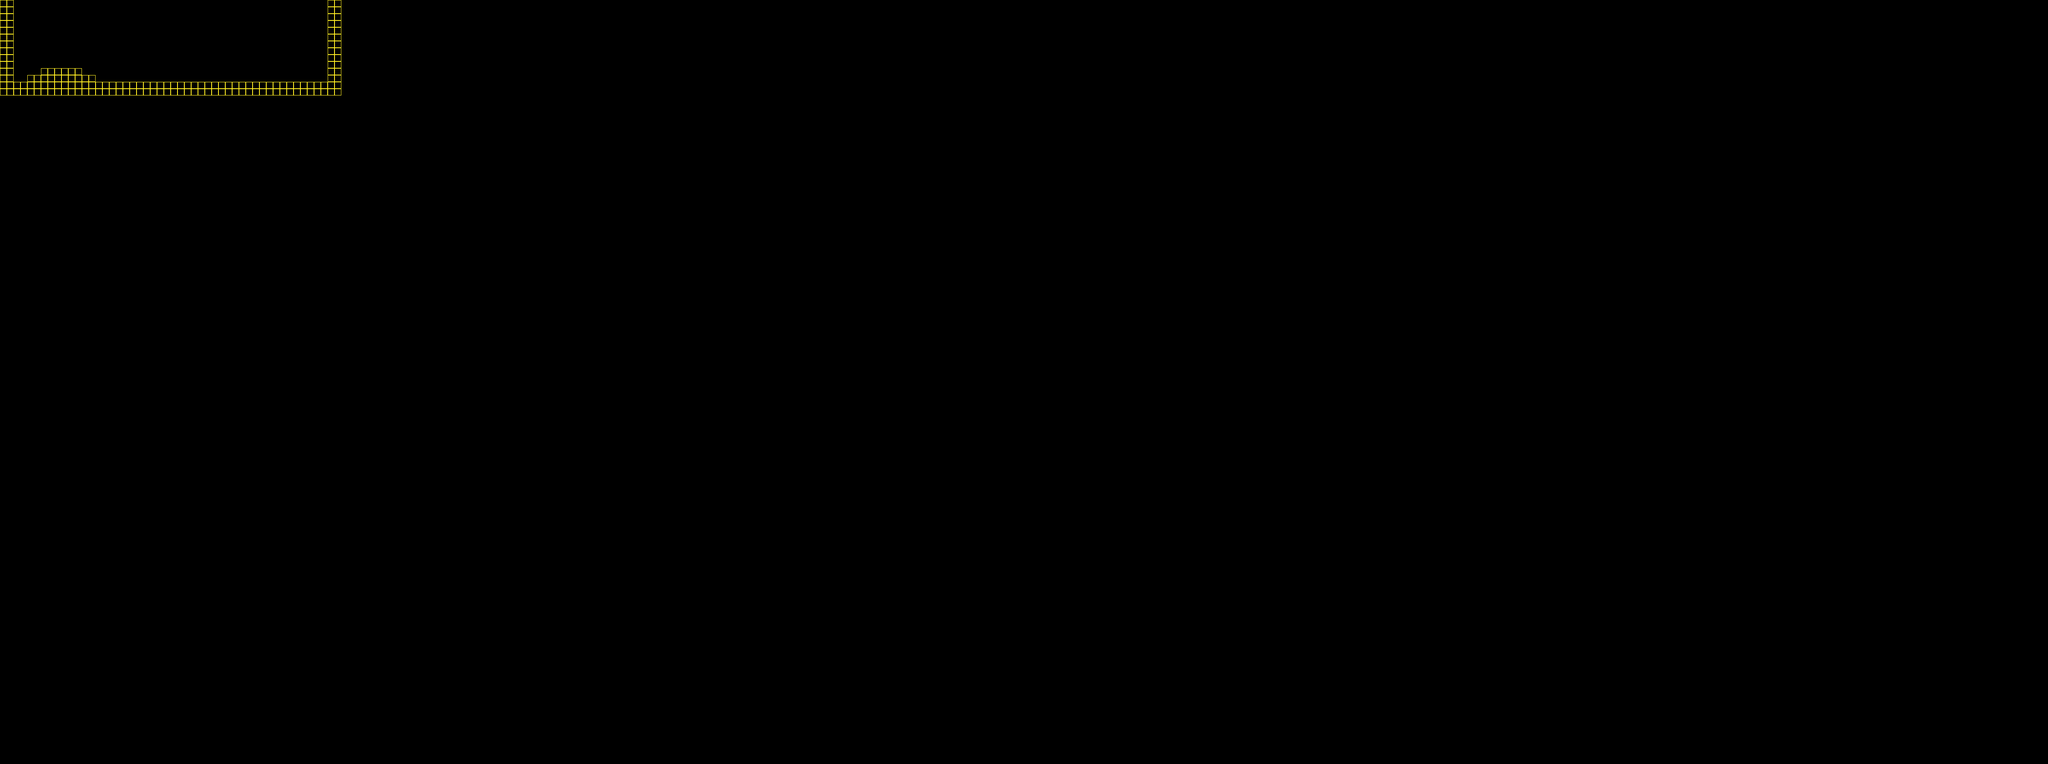

A 2D game scene composited from a Tiled map and its tileset images. What follows is a short description and the map's XML, with each tile layer's data collapsed to a summary:
An orthogonal 300x112 tile map with 16x16 px tiles, 1 tile layer (boundary) and 99 objects (checkpoint, door).

<map version="1.0" orientation="orthogonal" renderorder="right-down" width="300" height="112" tilewidth="16" tileheight="16" nextobjectid="258">
 <tileset firstgid="1" name="boundry_tileset" tilewidth="16" tileheight="16" tilecount="64">
  <image source="../../images/boundry_tileset.png" width="128" height="128" />
 </tileset>
 <layer name="boundary" width="300" height="112">
  <data>[33600 cells, 164 non-empty, 1 distinct tile ids]</data>
 </layer>
 <objectgroup name="ScreenGrid" opacity="0.55">
  <object id="1" x="0" y="0" width="400" height="224" />
  <object id="139" x="400" y="0" width="400" height="224" />
  <object id="140" x="0" y="224" width="400" height="224" />
  <object id="141" x="400" y="224" width="400" height="224" />
  <object id="142" x="0" y="448" width="400" height="224" />
  <object id="143" x="400" y="448" width="400" height="224" />
  <object id="144" x="800" y="0" width="400" height="224" />
  <object id="145" x="1200" y="0" width="400" height="224" />
  <object id="146" x="800" y="224" width="400" height="224" />
  <object id="147" x="1200" y="224" width="400" height="224" />
  <object id="148" x="800" y="448" width="400" height="224" />
  <object id="149" x="1200" y="448" width="400" height="224" />
  <object id="150" x="0" y="672" width="400" height="224" />
  <object id="151" x="400" y="672" width="400" height="224" />
  <object id="152" x="0" y="896" width="400" height="224" />
  <object id="153" x="400" y="896" width="400" height="224" />
  <object id="154" x="0" y="1120" width="400" height="224" />
  <object id="155" x="400" y="1120" width="400" height="224" />
  <object id="156" x="800" y="672" width="400" height="224" />
  <object id="157" x="1200" y="672" width="400" height="224" />
  <object id="158" x="800" y="896" width="400" height="224" />
  <object id="159" x="1200" y="896" width="400" height="224" />
  <object id="160" x="800" y="1120" width="400" height="224" />
  <object id="161" x="1200" y="1120" width="400" height="224" />
  <object id="162" x="1600" y="0" width="400" height="224" />
  <object id="163" x="2000" y="0" width="400" height="224" />
  <object id="164" x="1600" y="224" width="400" height="224" />
  <object id="165" x="2000" y="224" width="400" height="224" />
  <object id="166" x="1600" y="448" width="400" height="224" />
  <object id="167" x="2000" y="448" width="400" height="224" />
  <object id="168" x="2400" y="0" width="400" height="224" />
  <object id="169" x="2800" y="0" width="400" height="224" />
  <object id="170" x="2400" y="224" width="400" height="224" />
  <object id="171" x="2800" y="224" width="400" height="224" />
  <object id="172" x="2400" y="448" width="400" height="224" />
  <object id="173" x="2800" y="448" width="400" height="224" />
  <object id="174" x="1600" y="672" width="400" height="224" />
  <object id="175" x="2000" y="672" width="400" height="224" />
  <object id="176" x="1600" y="896" width="400" height="224" />
  <object id="177" x="2000" y="896" width="400" height="224" />
  <object id="178" x="1600" y="1120" width="400" height="224" />
  <object id="179" x="2000" y="1120" width="400" height="224" />
  <object id="180" x="2400" y="672" width="400" height="224" />
  <object id="181" x="2800" y="672" width="400" height="224" />
  <object id="182" x="2400" y="896" width="400" height="224" />
  <object id="183" x="2800" y="896" width="400" height="224" />
  <object id="184" x="2400" y="1120" width="400" height="224" />
  <object id="185" x="2800" y="1120" width="400" height="224" />
  <object id="186" x="3200" y="0" width="400" height="224" />
  <object id="187" x="3600" y="0" width="400" height="224" />
  <object id="188" x="3200" y="224" width="400" height="224" />
  <object id="189" x="3600" y="224" width="400" height="224" />
  <object id="190" x="3200" y="448" width="400" height="224" />
  <object id="191" x="3600" y="448" width="400" height="224" />
  <object id="192" x="4000" y="0" width="400" height="224" />
  <object id="193" x="4400" y="0" width="400" height="224" />
  <object id="194" x="4000" y="224" width="400" height="224" />
  <object id="195" x="4400" y="224" width="400" height="224" />
  <object id="196" x="4000" y="448" width="400" height="224" />
  <object id="197" x="4400" y="448" width="400" height="224" />
  <object id="210" x="3200" y="672" width="400" height="224" />
  <object id="211" x="3600" y="672" width="400" height="224" />
  <object id="212" x="3200" y="896" width="400" height="224" />
  <object id="213" x="3600" y="896" width="400" height="224" />
  <object id="214" x="3200" y="1120" width="400" height="224" />
  <object id="215" x="3600" y="1120" width="400" height="224" />
  <object id="216" x="4000" y="672" width="400" height="224" />
  <object id="217" x="4400" y="672" width="400" height="224" />
  <object id="218" x="4000" y="896" width="400" height="224" />
  <object id="219" x="4400" y="896" width="400" height="224" />
  <object id="220" x="4000" y="1120" width="400" height="224" />
  <object id="221" x="4400" y="1120" width="400" height="224" />
  <object id="222" x="1200" y="1568" width="400" height="224" />
  <object id="223" x="3600" y="1344" width="400" height="224" />
  <object id="224" x="2800" y="1568" width="400" height="224" />
  <object id="225" x="2400" y="1568" width="400" height="224" />
  <object id="226" x="0" y="1568" width="400" height="224" />
  <object id="227" x="2000" y="1344" width="400" height="224" />
  <object id="228" x="4000" y="1568" width="400" height="224" />
  <object id="229" x="3200" y="1344" width="400" height="224" />
  <object id="230" x="4000" y="1344" width="400" height="224" />
  <object id="231" x="4400" y="1568" width="400" height="224" />
  <object id="232" x="400" y="1344" width="400" height="224" />
  <object id="233" x="0" y="1344" width="400" height="224" />
  <object id="234" x="2400" y="1344" width="400" height="224" />
  <object id="235" x="2000" y="1568" width="400" height="224" />
  <object id="236" x="800" y="1344" width="400" height="224" />
  <object id="237" x="1600" y="1344" width="400" height="224" />
  <object id="238" x="400" y="1568" width="400" height="224" />
  <object id="239" x="4400" y="1344" width="400" height="224" />
  <object id="240" x="3200" y="1568" width="400" height="224" />
  <object id="241" x="1200" y="1344" width="400" height="224" />
  <object id="242" x="2800" y="1344" width="400" height="224" />
  <object id="243" x="800" y="1568" width="400" height="224" />
  <object id="244" x="3600" y="1568" width="400" height="224" />
  <object id="245" x="1600" y="1568" width="400" height="224" />
 </objectgroup>
 <objectgroup name="CameraRegions">
  <object id="246" x="0" y="0" width="800" height="224" />
 </objectgroup>
 <objectgroup name="Objects">
  <object id="247" name="checkpoint" type="checkpoint" x="144" y="160" />
  <object id="257" name="door" type="door" x="704" y="192">
   <properties>
    <property name="destination_label" value="B" />
    <property name="label" value="B" />
   </properties>
  </object>
 </objectgroup>
 <objectgroup name="Object Layer 4" />
</map>
